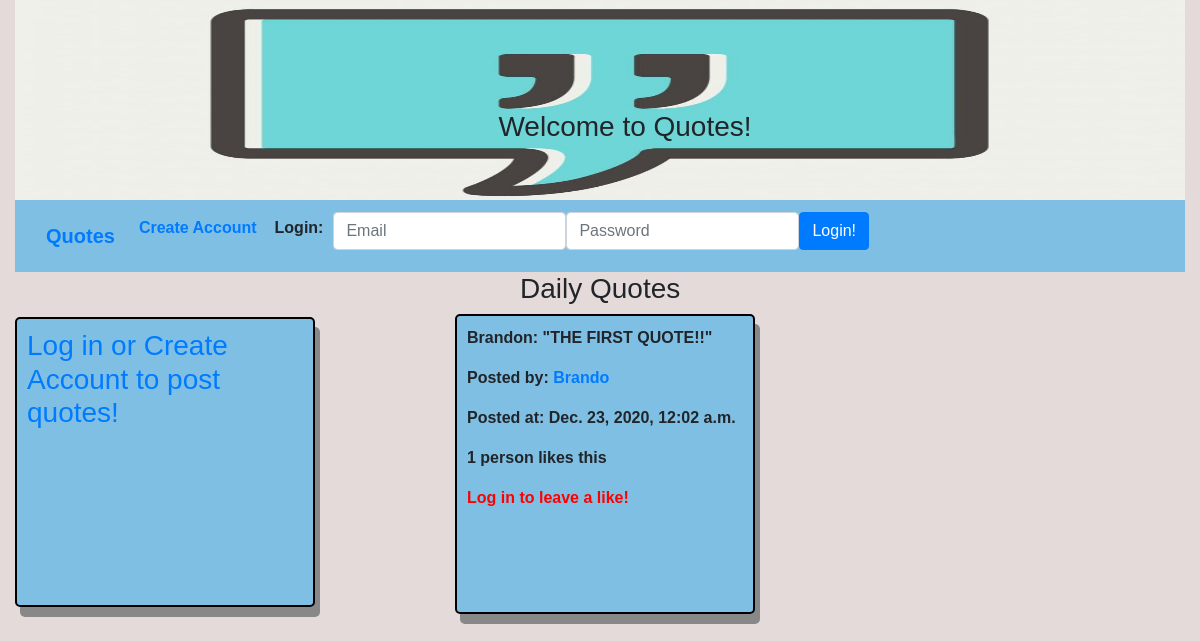
The app's page /quotes, older data.
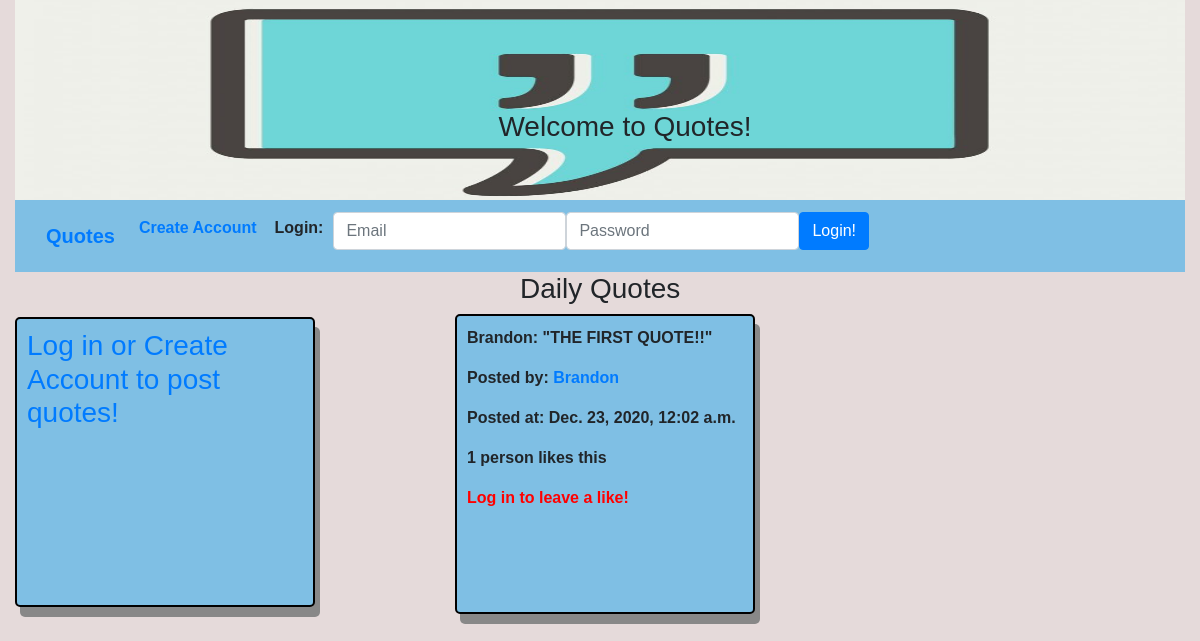
The same page, newer data.
### appOne/models.py (models this page shows, shortened)
class Quote(models.Model):
    author_by = models.CharField(max_length=255)
    quote = models.CharField(max_length=255)
    posted_by = models.ForeignKey(User, related_name= "posted_quotes", on_delete = models.CASCADE)
    user_likes = models.ManyToManyField(User, related_name="likes")
    created_at = models.DateTimeField(auto_now_add = True)
    updated_at = models.DateTimeField(auto_now = True)
    objects = QuoteManager()

class User(models.Model):
    first_name = models.CharField(max_length= 255)
    last_name = models.CharField(max_length=255)
    email = models.CharField(max_length=255)
    password = models.CharField(max_length=255)
    created_at = models.DateTimeField(auto_now_add = True)
    updated_at = models.DateTimeField(auto_now = True)
    objects = UserManager()

### appOne/views.py (the view)
# urls.py: path('quotes', views.quotes, name= 'quotes'),
def quotes(request):
    if request.method == 'GET':
        if "user_id" in request.session:
            user = User.objects.get(id=request.session['user_id'])
            context = {
                "likes" : Quote.objects.annotate(likes=Count('user_likes')),
                'user': user,
                "quotes": Quote.objects.all()
                }
            return render(request,'quotes.html', context)
        else:
            context = {
                "likes" : Quote.objects.annotate(likes=Count('user_likes')),
                "quotes": Quote.objects.all()
                }
            print('no user in session')
            return render(request,'quotes.html', context)

### appOne/templates/quotes.html (shortened to what this page needs)
<!DOCTYPE html>
<html lang="en">
<head>
    {% load static %}
    <link rel="stylesheet" type="text/css" href="{% static 'bootstrap.css'%}">
</head>
<body>
    <div class="container-fluid">
        <div class="top-pic-section">
            {% if 'user_id' in request.session %}
                <h3 class="text-center top-header top-header-font">Welcome back, {{user.first_name}} {{user.last_name}}!</p>
            {% else %}
                <h3 class="text-center top-header top-header-font">Welcome to Quotes!</h3>
            {% endif %}
        </div>
    <nav class="navbar navbar-expand-lg navbar-nav_bar bg-nav_bar">
        <div class="container-fluid">
            <a class="navbar-brand brand-padding" href="{% url 'quotes' %}"><strong>Quotes</strong></a>
            <div class="collapse navbar-collapse" id="navbarSupportedContent">
                <ul class="navbar-nav me-auto mb-2 mb-lg-0">
                    <li class="nav-item">
                        {% if 'user_id' in request.session %}
                        <a class="nav-link" href="/edit/{{user.id}}" >Edit Account</a>
                        {% else %}
                        <a class="nav-link" href="{% url 'create_account_page' %}">Create Account</a>
                        {% endif %}
                    </li>
                {% if 'user_id' in request.session %}
                </ul>
                    <form class="d-flex login-padding" action="logout" method="POST" class="logoutbtn">
                        {% csrf_token %}
                        <input class="btn btn-danger" type="submit" value="Logout">
                    </form>
                {% else %}
                    <li class="nav-item">
                        <p class="navbar-text login-text-margin" >Login:</p>
                    </li>
                </ul>
                <form class="d-flex login-padding" method="POST" action="{% url 'login' %}">
                    <input class="form-control me-2" type="email" placeholder="Email" name="email">
                    <input class="form-control me-2" type="password" placeholder="Password" name="password">
                    <button class="btn btn-primary" type="submit">Login!</button>
                </form>
                {% endif %}
            </div>
        </div>
    </nav>
    <div class="row">
        <div class="col-4">
            <div class="add-quote-form">
                {% if 'user_id' in request.session %}
                <h3>Add a Quote!</h3>
                    {% if messages %}
                    <ul>
                        {% for message in messages%}
                        <li {% if message.tags %} class="{{ message.tags }}"{% endif %}>{{message}}</li>
                        {% endfor %}
                    </ul>
                    {% endif %}
                    <form action="/create_quote" method="POST">
                        {% csrf_token %}
                    <p>Author   <input type="text" name="author_by"></p>
                    <p class="align-top">Quote    <textarea name="quote"></textarea></p>
                    <input class="btn btn-secondary" type="submit" value="Submit">
                    </form>
                {% else %}
                <h3><a href="/create_account"> Log in or Create Account to post quotes!</a></h3>
                {% endif %}
            </div>
        </div>
            <div class="col-8">
                <h3 class="text-justify daily-quotes" >Daily Quotes</h3>
                <ul>
                {% for quote in quotes reversed %}
                <li class="nodots">
                    <div class="quoteBox">
                        <p>{{quote.author_by}}: "{{quote.quote}}"</p>
                        <p>Posted by: <a href="/profile/{{quote.posted_by.id}}">{{quote.posted_by.first_name}} </a></p>
                        <p>Posted at: {{quote.created_at}}</p>
                        {% if quote.user_likes.count > 1 %}
                        <p> {{quote.user_likes.count}} people like this</p>
                        {% elif quote.user_likes.count == 0 %}
                        <p></p>
                        {% else %}
                        <p> {{quote.user_likes.count}} person likes this</p>
                        {% endif %}
                        {% if 'user_id' not in request.session %}
                        <a href="/create_account" class="link-danger" style="color:#FF0000;">Log in to leave a like!</a>
                        {% endif %}
                    </div>
                </li>
                {% endfor %}
                </ul>
            </div>
        </div>
    </div>
</body>
</html>

Row changes from the older to the newer data that the page shows:
changed through a linked row, Quote "Brandon": posted_by.first_name "Brando" → "Brandon"
